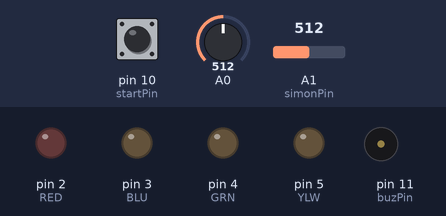
Simulated run of this sketch. Board: Arduino Uno, built with avr-gcc and run on an emulated ATmega328P. Shown: output pins drawn as LEDs (lit = HIGH), buzzer (waves = sounding). The test bench sets the inputs (shaded band); at power-on: pin 10 (startPin) LOW, A0 = 512, A1 (simonPin) = 512. Random numbers use the default seed unless the sketch sets one.

Above: at 1.2 s.
1.3 s: pin 10 (startPin) pulled HIGH for 0.15 s
At 2.5 s:
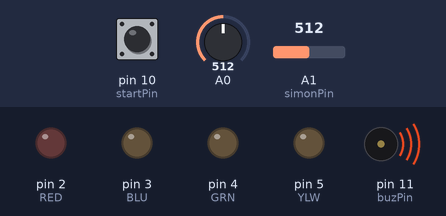
4.4 s: A0 set to 495
At 6.15 s:
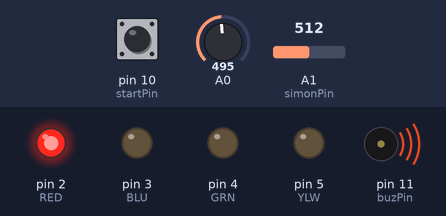
9.2 s: pin 10 (startPin) pulled HIGH for 3.2 s
At 16.5 s:
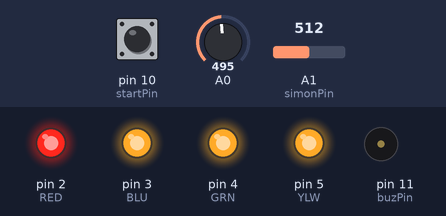
Timing chart, 0 to 21.6 s (numbered marks = the images above; inputs shaded):
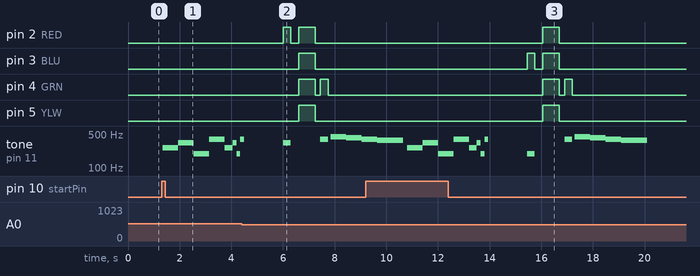

The sketch:

Simon_Says.ino
```cpp
/*
 * Created by: Herman Lin
 * GitHub: https://github.com/HermanLin/Arduino-Simon-Says
 * 7-16-2020
 */


const int difficulty = 300; // the lower, the more difficult


// LEDs
#define RED 2
#define BLU 3
#define GRN 4
#define YLW 5

// Pushbuttons and buzzer
#define redPin 6
#define bluPin 7
#define grnPin 8
#define ylwPin 9
#define simonPin A1
#define startPin 10
#define buzPin 11

// frequencies for the buzzer
const int light_tones[] = {329, 195, 392, 261};
const uint8_t start_tones_order[] = {3,3,3,3,0,0,0,0,1,1,1,1,2,2,2,2,3,3,0,1,2};
int START_TONE_SIZE = sizeof(start_tones_order) / sizeof(start_tones_order[0]);
const int lose_tones[] = {440, 415, 392, 370};

// variables for game operation
bool lost = false;
int seq_count = 0;
uint8_t sequence[256]; // maximum sequence length of 256
uint8_t new_led, reply;
size_t note, i;

/**************
 * void setup()
 **************/
void setup() {
  // set pin modes
  pinMode(RED, OUTPUT);
  pinMode(BLU, OUTPUT);
  pinMode(GRN, OUTPUT);
  pinMode(YLW, OUTPUT);
  pinMode(buzPin, OUTPUT);
  pinMode(simonPin, INPUT);
  pinMode(startPin, INPUT);

  // initialize a random seed for random to use
  randomSeed(analogRead(0));
}

/*************************************************
 *  void sequencer()
 * - adds another LED to the Simon Says sequence
 * - blinks each LED and plays its respective note
 *************************************************/
void sequencer() {
  // add a new LED to the sequence
  new_led = random(2, 6);
  sequence[seq_count++] = new_led;

  // play entire sequence
  for (i = 0; i < seq_count; i++) {
    tone(buzPin, light_tones[sequence[i] - 2]);
    digitalWrite(sequence[i], HIGH);
    delay(difficulty);
    digitalWrite(sequence[i], LOW);
    noTone(buzPin);
    delay(difficulty);
  }

  changeTurn();
}

/**************************************************
 * bool checker()
 * - checks the player's input against the sequence
 * - returns true if a wrong input is recorded
 * - otherwise, false
 **************************************************/
bool checker() {
  for (i = 0; i < seq_count; i++) {
    reply = ledSelect();

    // blink corresponding LED
    digitalWrite(reply, HIGH);
    tone(buzPin, light_tones[reply - 2]);
    delay(difficulty);
    digitalWrite(reply, LOW);
    noTone(buzPin);

    if (reply != sequence[i]) {
      return true;
    }
    // this delay can be altered to account for reaction timings
    // when pressing down the pushbutton. a longer delay will allow
    // for longer presses to be counted as one input
    delay(150);
  }
  return false;
}

/*********************************************
 * void soundPlayer(int type)
 * - plays notes depending on type
 * - 0, plays the start sounds when game loads
 * - 1, plays losing sound when player loses
 *********************************************/
void soundPlayer(int type) {
  if (type == 0) { // start sounds
    for (i = 0; i < START_TONE_SIZE; i++) {
      tone(buzPin, light_tones[start_tones_order[i]]);
      delay(150);
      noTone(buzPin);
    }
  }
  else if (type == 1) { // lose sounds
    for (size_t i = 0; i < 4; i++) {
      tone(buzPin, lose_tones[i]);
      delay(600);
    }
    delay(400);
    noTone(buzPin);
  }
}

/**************************************************
 * int ledSelect()
 * - returns the respective led pin for each button
 * - waits until input is received
 **************************************************/
int ledSelect() {
  while (true) {
    if (note = analogRead(A1)) {
      if (note >= 1020) return 2; // red LED
      else if (note >= 990 && note <= 1010) return 3; // blue LED
      else if (note >= 505 && note <= 550) return 4; // green LED
      else if (note >= 4 && note <= 20) return 5; // yellow LED
    }
    delay(150);
  }
}

/***********************************************
 * void changeTurn()
 * - blinks all the LEDs to signal a turn change
 * - happens between Simon's and player's turns
 ***********************************************/
void changeTurn() {
  for (i = 2; i < 6; i++) digitalWrite(i, HIGH);
  delay(650);
  for (i = 2; i < 6; i++) digitalWrite(i, LOW);
  delay(200);
}

/********************************************
 * void blinkScore()
 * - blinks the final score on the yellow LED
 ********************************************/
void blinkScore() {
  for (size_t i = 0; i < seq_count - 1; i++) {
    digitalWrite(YLW, HIGH);
    delay(400);
    digitalWrite(YLW, LOW);
    delay(400);
  }
}

/*************
 * void loop()
 *************/
void loop() {
  if (digitalRead(startPin) == HIGH) {
    delay(50);
    if (digitalRead(startPin) == HIGH) { // simple debounce
      soundPlayer(0);
      // reset variables
      randomSeed(random(analogRead(0))); // generate random new sequence
      seq_count = 0;
      lost = false;
      delay(1500);

      while (true) {
        sequencer(); // run sequence
        lost = checker(); // run player check
        if (lost) {
          delay(100);
          soundPlayer(1); // play losing tones
          delay(100);
          blinkScore();
          break;
        }
        delay(500);
        changeTurn();
      }
    }
  }
}
```

Measured:
- after the input at 1.3 s, tone on pin 11 (buzPin): plays 261 Hz for 0.60 s, 329 Hz for 0.60 s, 195 Hz for 0.60 s, 392 Hz for 0.60 s, 261 Hz for 0.30 s, 329 Hz for 0.15 s … (8 notes in this stretch), starting after 0.05 s
- after the input at 9.2 s, pin 2 (RED), pin 5 (YLW): LOW → HIGH after 6.9 s, → LOW 0.65 s later; pin 3 (BLU): LOW → HIGH after 6.3 s, → LOW 0.30 s later, → HIGH 0.30 s later, → LOW 0.65 s later; pin 4 (GRN): LOW → HIGH after 6.9 s, → LOW 0.65 s later, → HIGH 0.20 s later, → LOW 0.30 s later
